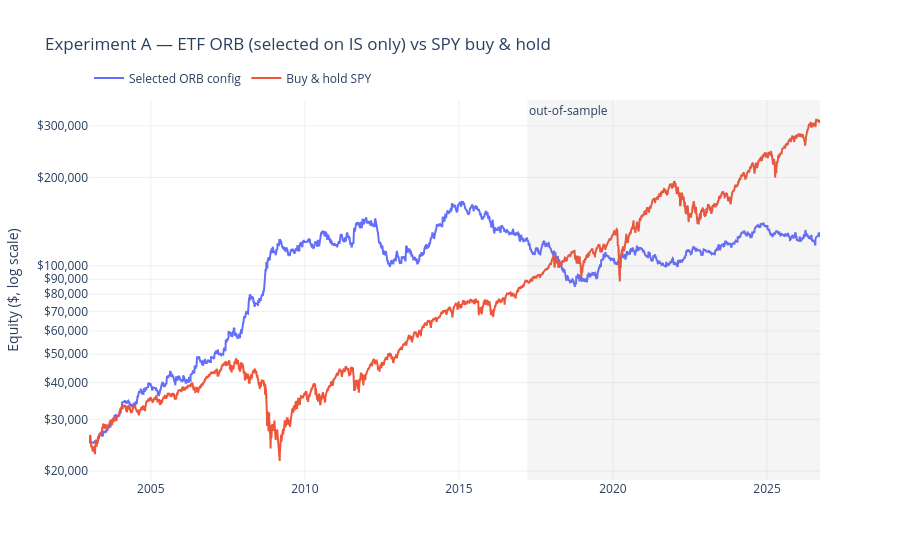

Here is the notebook cell this chart was saved with:
### Code cell
etf_best, spy_bh = evaluate_search(etf_results, etf_split, ETF_UNIVERSE, "Experiment A (ETFs)")
plot_equity({"Selected ORB config": etf_best.equity, spy_bh.name: spy_bh}, etf_split,
            "Experiment A — ETF ORB (selected on IS only) vs SPY buy & hold")
trade_breakdown(etf_best.trades, etf_split)

print("Top 10 configurations by IS Sharpe, with their OOS outcome:")
show = ["orb_min", "direction_source", "entry_type", "breakout_vol_mult", "use_vwap_filter", "stop_param",
        "target_type", "target_param", "or_atr_min", "or_atr_max", "require_nr7", "rel_vol_min", "top_n",
        "is_trades", "is_sharpe", "oos_trades", "oos_sharpe", "oos_CAGR_%", "oos_MDD_%"]
display(etf_results.loc[etf_results["is_trades"] >= MIN_IS_TRADES].nlargest(10, "is_sharpe")[show])

### Figure 1 — Plotly figure (JSON) as saved in the notebook; plotly's stock layout.template omitted (floating-point values rounded to 4 significant figures; data arrays with more than 128 entries replaced by an {"elided": "..."} marker saying what was removed)
{"data": [{"mode": "lines", "name": "Selected ORB config", "type": "scatter", "x": {"elided": "5969 str values"}, "y": {"elided": "5969 float values"}}, {"mode": "lines", "name": "Buy & hold SPY", "type": "scatter", "x": {"elided": "5969 str values"}, "y": {"elided": "5969 float values"}}], "layout": {"annotations": [{"showarrow": false, "text": "out-of-sample", "x": "2017-03-22T00:00:00", "xanchor": "left", "xref": "x", "y": 1, "yanchor": "top", "yref": "y domain"}], "height": 560, "hovermode": "x unified", "legend": {"orientation": "h", "x": 0, "xanchor": "left", "y": 1.02, "yanchor": "bottom"}, "shapes": [{"fillcolor": "grey", "line": {"width": 0}, "opacity": 0.08, "type": "rect", "x0": "2017-03-22T00:00:00", "x1": "2026-09-21T00:00:00", "xref": "x", "y0": 0, "y1": 1, "yref": "y domain"}], "title": {"text": "Experiment A — ETF ORB (selected on IS only) vs SPY buy & hold"}, "yaxis": {"tickformat": "$,.0f", "title": {"text": "Equity ($, log scale)"}, "type": "log"}}}
